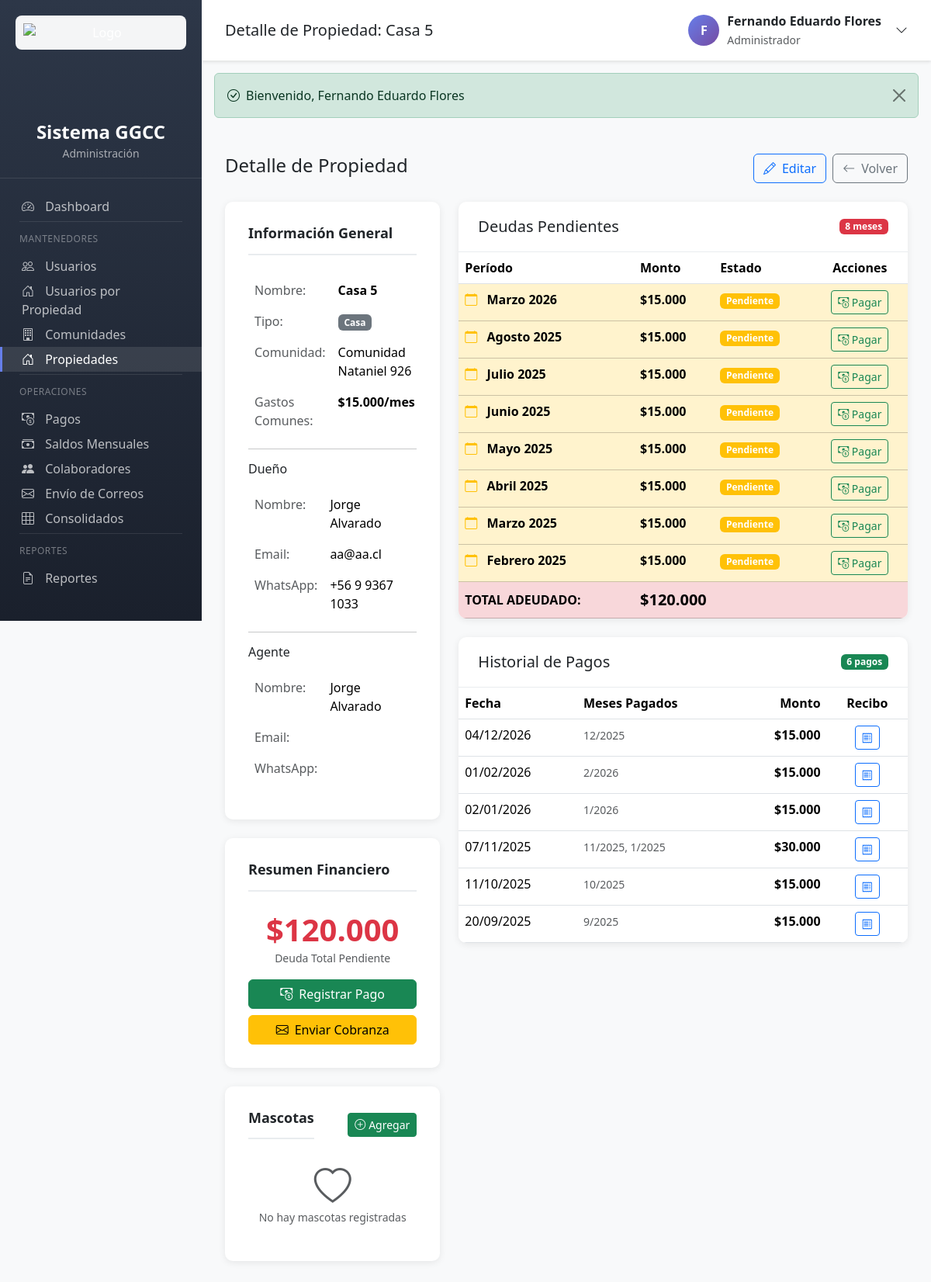
The page /propiedades.php?action=show&id=9 (signed in) on the database as committed earlier.
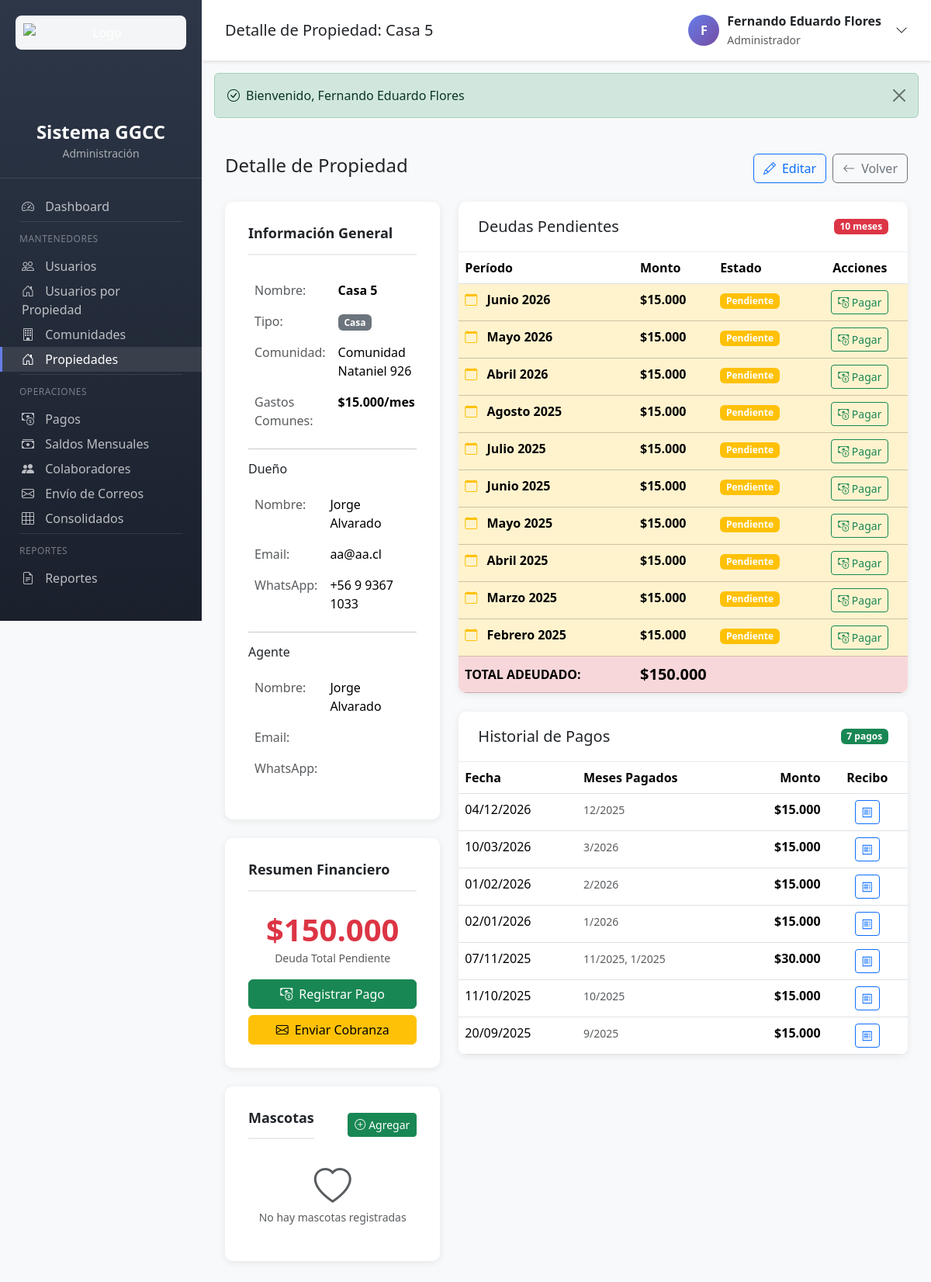
The same page on the database as committed later.
### tables this page shows
CREATE TABLE `deudas` (
  `id` int(11) NOT NULL AUTO_INCREMENT,
  `propiedad_id` int(11) NOT NULL,
  `mes` int(11) NOT NULL,
  `anio` int(11) NOT NULL,
  `monto` decimal(10,2) NOT NULL,
  `estado` enum('Pendiente','Pagado') DEFAULT 'Pendiente',
  `pagada_con_saldo` tinyint(1) DEFAULT 0,
  `created_at` timestamp NOT NULL DEFAULT current_timestamp(),
  `updated_at` timestamp NOT NULL DEFAULT current_timestamp() ON UPDATE current_timestamp(),
  PRIMARY KEY (`id`),
  UNIQUE KEY `uk_propiedad_mes_anio` (`propiedad_id`,`mes`,`anio`),
  KEY `idx_propiedad` (`propiedad_id`),
  KEY `idx_mes_anio` (`mes`,`anio`),
  KEY `idx_estado` (`estado`),
  CONSTRAINT `deudas_ibfk_1` FOREIGN KEY (`propiedad_id`) REFERENCES `propiedades` (`id`) ON DELETE CASCADE
);

CREATE TABLE `pagos` (
  `id` int(11) NOT NULL AUTO_INCREMENT,
  `propiedad_id` int(11) NOT NULL,
  `fecha` date NOT NULL,
  `monto` decimal(10,2) NOT NULL,
  `observaciones` text DEFAULT NULL,
  `saldo_utilizado` decimal(10,2) DEFAULT 0.00,
  `recibo_generado` tinyint(1) DEFAULT 0,
  `recibo_path` varchar(255) DEFAULT NULL,
  `created_at` timestamp NOT NULL DEFAULT current_timestamp(),
  `updated_at` timestamp NOT NULL DEFAULT current_timestamp() ON UPDATE current_timestamp(),
  PRIMARY KEY (`id`),
  KEY `idx_propiedad` (`propiedad_id`),
  KEY `idx_fecha` (`fecha`),
  KEY `idx_created_at` (`created_at`),
  CONSTRAINT `pagos_ibfk_1` FOREIGN KEY (`propiedad_id`) REFERENCES `propiedades` (`id`) ON DELETE CASCADE
);

### app/controllers/PropiedadesController.php (called while the page is built, shortened)
<?php
class PropiedadesController {
    private Propiedad $propiedadModel;
    private Mascota $mascotaModel;
    public function __construct() {
        $this->propiedadModel = new Propiedad();
        $this->mascotaModel = new Mascota();
    }
    public function show(): void {
        $id = (int) ($_GET['id'] ?? 0);
        $propiedad = $this->propiedadModel->getWithDeudas($id);
        $pagos = $this->propiedadModel->getPaymentHistory($id, 10);
        $mascotas = $this->mascotaModel->getByPropiedad($id);
        require_once VIEWS_PATH . '/propiedades/show.php';
    }
}

### config/config.php (called while the page is built, shortened)
<?php
spl_autoload_register(function ($class) {
    $paths = [
        APP_PATH . '/controllers/',
        APP_PATH . '/models/',
        APP_PATH . '/helpers/'
    ];
    foreach ($paths as $path) {
        $file = $path . $class . '.php';
        if (file_exists($file)) {
            return;
        }
    }
});
function e(string $text): string {
    return htmlspecialchars($text, ENT_QUOTES, 'UTF-8');
}
function formatMoney(float $amount): string {
    return '$' . number_format($amount, 0, ',', '.');
}
function formatDate(string $date, string $format = 'd/m/Y'): string {
    return date($format, strtotime($date));
}
function getMonthName(int $month): string {
    $months = [
        1 => 'Enero', 2 => 'Febrero', 3 => 'Marzo', 4 => 'Abril',
        5 => 'Mayo', 6 => 'Junio', 7 => 'Julio', 8 => 'Agosto',
        9 => 'Septiembre', 10 => 'Octubre', 11 => 'Noviembre', 12 => 'Diciembre'
    ];
    return $months[$month] ?? '';
}

### config/database.php (called while the page is built, shortened)
<?php
class Database {
    private static ?PDO $instance = null;
    public static function getConnection(): PDO {
        if (self::$instance === null) {
            try {
                $dsn = "mysql:host=" . DB_HOST . ";dbname=" . DB_NAME . ";charset=" . DB_CHARSET;
                $options = [
                    PDO::ATTR_ERRMODE => PDO::ERRMODE_EXCEPTION,
                    PDO::ATTR_DEFAULT_FETCH_MODE => PDO::FETCH_ASSOC,
                    PDO::ATTR_EMULATE_PREPARES => false,
                    PDO::MYSQL_ATTR_INIT_COMMAND => "SET NAMES " . DB_CHARSET . " COLLATE utf8mb4_unicode_ci"
                ];
                self::$instance = new PDO($dsn, DB_USER, DB_PASS, $options);
            } catch (PDOException $e) {
                throw new Exception("Error de conexión a la base de datos: " . $e->getMessage());
            }
        }
        return self::$instance;
    }
}
function getDB(): PDO {
    return Database::getConnection();
}

### app/models/Model.php (called while the page is built, shortened)
<?php
abstract class Model {
    public function __construct() {
        $this->db = getDB();
    }
}

### app/models/Propiedad.php (called while the page is built, shortened)
<?php
require_once __DIR__ . '/Model.php';
class Propiedad extends Model {
    protected string $table = 'propiedades';
    public function getWithDeudas(int $propiedadId): ?array {
        $sql = "SELECT p.*, c.nombre as comunidad_nombre, c.direccion as comunidad_direccion
                FROM {$this->table} p
                LEFT JOIN comunidades c ON p.comunidad_id = c.id
                WHERE p.id = :id AND p.activo = 1";
        $stmt = $this->db->prepare($sql);
        $stmt->execute([':id' => $propiedadId]);
        $propiedad = $stmt->fetch();
        $sqlDeudas = "SELECT * FROM deudas
                      WHERE propiedad_id = :propiedad_id AND estado = 'Pendiente'
                      ORDER BY anio DESC, mes DESC";
        $stmtDeudas = $this->db->prepare($sqlDeudas);
        $stmtDeudas->execute([':propiedad_id' => $propiedadId]);
        $propiedad['deudas'] = $stmtDeudas->fetchAll();
        $propiedad['total_deuda'] = array_sum(array_column($propiedad['deudas'], 'monto'));
        return $propiedad;
    }
    public function getPaymentHistory(int $propiedadId, int $limit = 10): array {
        $sql = "SELECT p.*, GROUP_CONCAT(d.mes, '-', d.anio ORDER BY d.anio DESC, d.mes DESC SEPARATOR ', ') as meses_pagados
                FROM pagos p
                LEFT JOIN pagos_detalle pd ON p.id = pd.pago_id
                LEFT JOIN deudas d ON pd.deuda_id = d.id
                WHERE p.propiedad_id = :propiedad_id
                GROUP BY p.id
                ORDER BY p.fecha DESC
                LIMIT :limit";
        $stmt = $this->db->prepare($sql);
        $stmt->bindValue(':propiedad_id', $propiedadId, PDO::PARAM_INT);
        $stmt->bindValue(':limit', $limit, PDO::PARAM_INT);
        $stmt->execute();
        return $stmt->fetchAll();
    }
}

### app/views/propiedades/show.php (the view, shortened to what the changed rows need)
<?php
require_once __DIR__ . '/../partials/header.php';
$totalDeuda = array_sum(array_column($propiedad['deudas'], 'monto'));
?>
<div class="d-flex justify-content-between align-items-center mb-4">
    <h4>Detalle de Propiedad</h4>
    <div class="d-flex gap-2">
        <a href="propiedades.php?action=edit&id=<?= $propiedad['id'] ?>" class="btn btn-outline-primary">
            <i class="bi bi-pencil me-2"></i>Editar
        </a>
        <a href="propiedades.php<?= $propiedad['comunidad_id'] ? '?comunidad_id=' . $propiedad['comunidad_id'] : '' ?>" class="btn btn-outline-secondary">
            <i class="bi bi-arrow-left me-2"></i>Volver
        </a>
    </div>
</div>
<div class="row">
    <div class="col-lg-4 mb-4">
        <div class="form-section">
            <h6 class="section-title">Información General</h6>
            <table class="table table-borderless">
                <tr>
                    <td class="text-muted" width="40%">Nombre:</td>
                    <td class="fw-bold"><?= e($propiedad['nombre']) ?></td>
                </tr>
                <tr>
                    <td class="text-muted">Tipo:</td>
                    <td><span class="badge bg-secondary"><?= $propiedad['tipo'] ?></span></td>
                </tr>
                <tr>
                    <td class="text-muted">Comunidad:</td>
                    <td><?= e($propiedad['comunidad_nombre']) ?></td>
                </tr>
                <tr>
                    <td class="text-muted">Gastos Comunes:</td>
                    <td class="fw-bold"><?= formatMoney((float)$propiedad['precio_gastos_comunes']) ?>/mes</td>
                </tr>
            </table>
            <hr>
            <h6 class="mb-3">Dueño</h6>
            <table class="table table-borderless">
                <tr>
                    <td class="text-muted" width="40%">Nombre:</td>
                    <td><?= e($propiedad['nombre_dueno']) ?></td>
                </tr>
                <tr>
                    <td class="text-muted">Email:</td>
                    <td><?= e($propiedad['email_dueno']) ?></td>
                </tr>
                <tr>
                    <td class="text-muted">WhatsApp:</td>
                    <td><?= e($propiedad['whatsapp_dueno']) ?></td>
                </tr>
            </table>
            <?php if ($propiedad['nombre_agente']): ?>
            <hr>
            <h6 class="mb-3">Agente</h6>
            <table class="table table-borderless">
                <tr>
                    <td class="text-muted" width="40%">Nombre:</td>
                    <td><?= e($propiedad['nombre_agente']) ?></td>
                </tr>
                <tr>
                    <td class="text-muted">Email:</td>
                    <td><?= e($propiedad['email_agente']) ?></td>
                </tr>
                <tr>
                    <td class="text-muted">WhatsApp:</td>
                    <td><?= e($propiedad['whatsapp_agente']) ?></td>
                </tr>
            </table>
            <?php endif; ?>
        </div>
        <div class="form-section mt-4">
            <h6 class="section-title">Resumen Financiero</h6>
            <div class="text-center mb-3">
                <div class="display-6 fw-bold text-danger"><?= formatMoney($totalDeuda) ?></div>
                <small class="text-muted">Deuda Total Pendiente</small>
            </div>
            <div class="d-grid gap-2">
                <a href="pagos.php?action=create&propiedad_id=<?= $propiedad['id'] ?>" class="btn btn-success">
                    <i class="bi bi-cash-coin me-2"></i>Registrar Pago
                </a>
                <a href="correos.php?action=cobranza&comunidad_id=<?= $propiedad['comunidad_id'] ?>" class="btn btn-warning">
                    <i class="bi bi-envelope me-2"></i>Enviar Cobranza
                </a>
            </div>
        </div>
        <div class="form-section mt-4">
            <div class="d-flex justify-content-between align-items-center mb-3">
                <h6 class="section-title mb-0">Mascotas</h6>
                <button type="button" class="btn btn-success btn-sm" data-bs-toggle="modal" data-bs-target="#modalAgregarMascotaAdmin">
                    <i class="bi bi-plus-circle me-1"></i>Agregar
                </button>
            </div>
            <?php if (empty($mascotas)): ?>
                <div class="text-center text-muted py-3">
                    <i class="bi bi-heart display-5 mb-2"></i>
                    <p class="small mb-0">No hay mascotas registradas</p>
                </div>
            <?php endif; ?>
        </div>
    </div>
    <div class="col-lg-8 mb-4">
        <div class="table-container">
            <div class="table-header d-flex justify-content-between align-items-center">
                <h5 class="mb-0">Deudas Pendientes</h5>
                <span class="badge bg-danger"><?= count($propiedad['deudas']) ?> meses</span>
            </div>
            <div class="table-body">
                <?php if (empty($propiedad['deudas'])): ?>
                    <div class="text-center text-muted py-5">
                        <i class="bi bi-check-circle display-4 text-success mb-3"></i>
                        <p class="mb-0">No hay deudas pendientes</p>
                        <p class="text-success">¡Esta propiedad está al día!</p>
                    </div>
                <?php else: ?>
                    <table class="table table-hover mb-0">
                        <thead>
                            <tr>
                                <th>Período</th>
                                <th>Monto</th>
                                <th>Estado</th>
                                <th class="text-center">Acciones</th>
                            </tr>
                        </thead>
                        <tbody>
                            <?php foreach ($propiedad['deudas'] as $deuda): ?>
                                <tr class="table-warning">
                                    <td>
                                        <i class="bi bi-calendar text-warning me-2"></i>
                                        <strong><?= getMonthName((int)$deuda['mes']) ?> <?= $deuda['anio'] ?></strong>
                                    </td>
                                    <td class="fw-bold"><?= formatMoney((float)$deuda['monto']) ?></td>
                                    <td>
                                        <span class="badge bg-warning">Pendiente</span>
                                    </td>
                                    <td class="text-center">
                                        <a href="pagos.php?action=create&propiedad_id=<?= $propiedad['id'] ?>"
                                           class="btn btn-sm btn-outline-success" title="Pagar">
                                            <i class="bi bi-cash-coin"></i> Pagar
                                        </a>
                                    </td>
                                </tr>
                            <?php endforeach; ?>
                        </tbody>
                        <tfoot class="table-danger">
                            <tr>
                                <td class="fw-bold">TOTAL ADEUDADO:</td>
                                <td colspan="3" class="fw-bold fs-5"><?= formatMoney($totalDeuda) ?></td>
                            </tr>
                        </tfoot>
                    </table>
                <?php endif; ?>
            </div>
        </div>
        <div class="table-container mt-4">
            <div class="table-header d-flex justify-content-between align-items-center">
                <h5 class="mb-0">Historial de Pagos</h5>
                <span class="badge bg-success"><?= count($pagos) ?> pagos</span>
            </div>
            <div class="table-body">
                <?php if (empty($pagos)): ?>
                    <div class="text-center text-muted py-4">
                        <i class="bi bi-clock-history display-6 mb-3"></i>
                        <p class="mb-0">No hay pagos registrados aún</p>
                    </div>
                <?php else: ?>
                    <table class="table table-hover mb-0">
                        <thead>
                            <tr>
                                <th>Fecha</th>
                                <th>Meses Pagados</th>
                                <th class="text-end">Monto</th>
                                <th class="text-center">Recibo</th>
                            </tr>
                        </thead>
                        <tbody>
                            <?php foreach ($pagos as $pago): ?>
                                <tr>
                                    <td><?= formatDate($pago['fecha']) ?></td>
                                    <td>
                                        <small class="text-muted">
                                            <?= $pago['meses_pagados'] ? str_replace('-', '/', $pago['meses_pagados']) : 'N/A' ?>
                                        </small>
                                    </td>
                                    <td class="text-end fw-bold"><?= formatMoney((float)$pago['monto']) ?></td>
                                    <td class="text-center">
                                        <a href="pagos.php?action=recibo&id=<?= $pago['id'] ?>"
                                           class="btn btn-sm btn-outline-primary" title="Ver Recibo">
                                            <i class="bi bi-receipt"></i>
                                        </a>
                                    </td>
                                </tr>
                            <?php endforeach; ?>
                        </tbody>
                    </table>
                <?php endif; ?>
            </div>
        </div>
    </div>
</div>
<?php require_once __DIR__ . '/../partials/footer.php'; ?>

Rows that differ between the two databases and show on the page:
no longer on this page (row edited): deudas: mes "Marzo", anio "2026", monto "$15.000"
added deudas: mes "Junio", anio "2026", monto "$15.000"
added deudas: mes "Mayo", anio "2026", monto "$15.000"
added deudas: mes "Abril", anio "2026", monto "$15.000"
added pagos: fecha "10/03/2026", meses_pagados "3/2026", monto "$15.000"
Other text that changed with them:
formatMoney($totalDeuda): "$120.000" → "$150.000"
count($propiedad['deudas']): "8" → "10"
count($pagos): "6" → "7"
